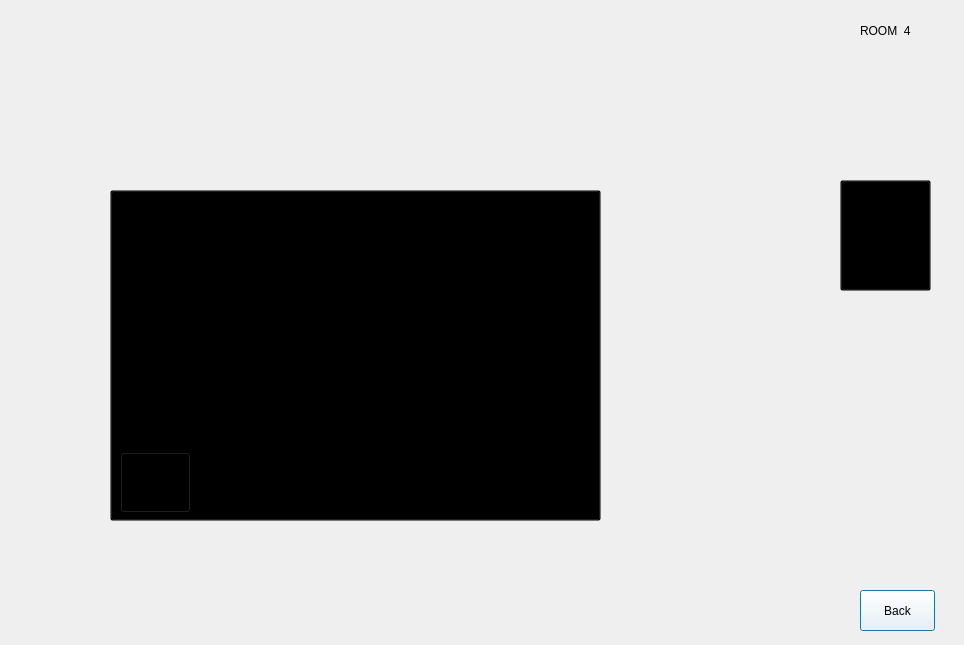
<?xml version="1.0" encoding="UTF-8"?>
<ui version="4.0">
 <class>room4</class>
 <widget class="QDialog" name="room4">
  <property name="geometry">
   <rect>
    <x>0</x>
    <y>0</y>
    <width>964</width>
    <height>645</height>
   </rect>
  </property>
  <property name="windowTitle">
   <string>Dialog</string>
  </property>
  <property name="styleSheet">
   <string notr="true"/>
  </property>
  <widget class="QPushButton" name="Back">
   <property name="geometry">
    <rect>
     <x>860</x>
     <y>590</y>
     <width>75</width>
     <height>41</height>
    </rect>
   </property>
   <property name="styleSheet">
    <string notr="true">background-color: rgb(255, 255, 255);
background-image: url(:/images/transparent.png);
font: 12pt &quot;Impact&quot;;</string>
   </property>
   <property name="text">
    <string>Back</string>
   </property>
  </widget>
  <widget class="QPushButton" name="frame">
   <property name="geometry">
    <rect>
     <x>840</x>
     <y>180</y>
     <width>91</width>
     <height>111</height>
    </rect>
   </property>
   <property name="styleSheet">
    <string notr="true">background-color:transparent;
background-image: url(:/images/frame.png);
border-color: transparent;</string>
   </property>
   <property name="text">
    <string/>
   </property>
  </widget>
  <widget class="QLabel" name="label">
   <property name="geometry">
    <rect>
     <x>860</x>
     <y>10</y>
     <width>81</width>
     <height>41</height>
    </rect>
   </property>
   <property name="styleSheet">
    <string notr="true">background-image: url(:/images/transparent.png);
font: 14pt &quot;Impact&quot;;</string>
   </property>
   <property name="text">
    <string>ROOM  4</string>
   </property>
  </widget>
  <widget class="QPushButton" name="broccoli">
   <property name="geometry">
    <rect>
     <x>110</x>
     <y>190</y>
     <width>491</width>
     <height>331</height>
    </rect>
   </property>
   <property name="styleSheet">
    <string notr="true">background-image: url(:/images/transparent.png);
background-color:transparent;</string>
   </property>
   <property name="text">
    <string/>
   </property>
  </widget>
  <widget class="QPushButton" name="frog">
   <property name="geometry">
    <rect>
     <x>120</x>
     <y>452</y>
     <width>71</width>
     <height>61</height>
    </rect>
   </property>
   <property name="styleSheet">
    <string notr="true">background-image: url(:/images/transparent.png);
background-color:transparent;</string>
   </property>
   <property name="text">
    <string/>
   </property>
  </widget>
 </widget>
 <resources/>
 <connections/>
</ui>
